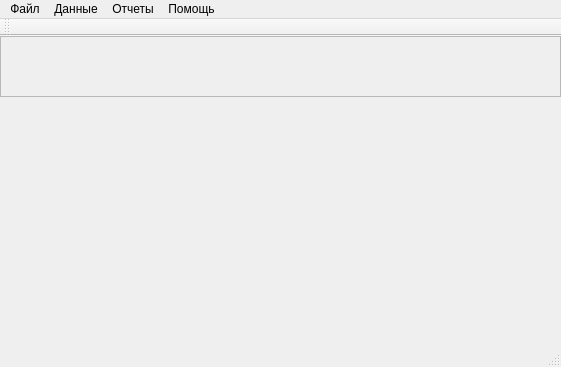
<?xml version="1.0" encoding="UTF-8"?>
<ui version="4.0">
 <class>VOIMembers</class>
 <widget class="QMainWindow" name="VOIMembers">
  <property name="geometry">
   <rect>
    <x>0</x>
    <y>0</y>
    <width>561</width>
    <height>367</height>
   </rect>
  </property>
  <property name="windowTitle">
   <string>VOIMembers</string>
  </property>
  <widget class="QWidget" name="centralWidget">
   <widget class="QFrame" name="frame">
    <property name="geometry">
     <rect>
      <x>0</x>
      <y>0</y>
      <width>561</width>
      <height>61</height>
     </rect>
    </property>
    <property name="frameShape">
     <enum>QFrame::StyledPanel</enum>
    </property>
    <property name="frameShadow">
     <enum>QFrame::Raised</enum>
    </property>
   </widget>
  </widget>
  <widget class="QMenuBar" name="menuBar">
   <property name="geometry">
    <rect>
     <x>0</x>
     <y>0</y>
     <width>561</width>
     <height>21</height>
    </rect>
   </property>
   <widget class="QMenu" name="menu">
    <property name="title">
     <string>Файл</string>
    </property>
    <addaction name="action_8"/>
    <addaction name="action_9"/>
    <addaction name="action_10"/>
   </widget>
   <widget class="QMenu" name="menu_2">
    <property name="title">
     <string>Данные</string>
    </property>
    <addaction name="action_11"/>
    <addaction name="action_12"/>
    <addaction name="action_13"/>
    <addaction name="separator"/>
    <addaction name="action_16"/>
    <addaction name="action_15"/>
    <addaction name="action_17"/>
    <addaction name="separator"/>
    <addaction name="action_18"/>
    <addaction name="separator"/>
    <addaction name="action_19"/>
    <addaction name="separator"/>
    <addaction name="action_20"/>
    <addaction name="action_21"/>
    <addaction name="action_22"/>
    <addaction name="separator"/>
    <addaction name="action_23"/>
    <addaction name="action_24"/>
   </widget>
   <widget class="QMenu" name="menu_3">
    <property name="title">
     <string>Отчеты</string>
    </property>
   </widget>
   <widget class="QMenu" name="menu_4">
    <property name="title">
     <string>Помощь</string>
    </property>
    <addaction name="action"/>
    <addaction name="action_6"/>
    <addaction name="separator"/>
    <addaction name="action_2"/>
    <addaction name="action_3"/>
    <addaction name="separator"/>
    <addaction name="action_7"/>
    <addaction name="action_30"/>
   </widget>
   <addaction name="menu"/>
   <addaction name="menu_2"/>
   <addaction name="menu_3"/>
   <addaction name="menu_4"/>
  </widget>
  <widget class="QToolBar" name="mainToolBar">
   <attribute name="toolBarArea">
    <enum>TopToolBarArea</enum>
   </attribute>
   <attribute name="toolBarBreak">
    <bool>false</bool>
   </attribute>
  </widget>
  <widget class="QStatusBar" name="statusBar"/>
  <action name="action">
   <property name="text">
    <string>Справка</string>
   </property>
  </action>
  <action name="action_2">
   <property name="text">
    <string>Техинфо</string>
   </property>
  </action>
  <action name="action_3">
   <property name="text">
    <string>Обмен данными</string>
   </property>
  </action>
  <action name="action_6">
   <property name="text">
    <string>О программе</string>
   </property>
  </action>
  <action name="action_7">
   <property name="text">
    <string>Проверить обновление</string>
   </property>
  </action>
  <action name="action_8">
   <property name="text">
    <string>Открыть</string>
   </property>
  </action>
  <action name="action_9">
   <property name="text">
    <string>Импорт</string>
   </property>
  </action>
  <action name="action_10">
   <property name="text">
    <string>Экспорт</string>
   </property>
  </action>
  <action name="action_11">
   <property name="text">
    <string>Карточка</string>
   </property>
   <property name="shortcut">
    <string>Return</string>
   </property>
  </action>
  <action name="action_12">
   <property name="text">
    <string>Добавить запись</string>
   </property>
  </action>
  <action name="action_13">
   <property name="text">
    <string>Удалить запись</string>
   </property>
  </action>
  <action name="action_15">
   <property name="text">
    <string>Фильтры...</string>
   </property>
  </action>
  <action name="action_16">
   <property name="text">
    <string>Фильтры по текущему значению</string>
   </property>
  </action>
  <action name="action_17">
   <property name="text">
    <string>Сбросить фильтры</string>
   </property>
  </action>
  <action name="action_18">
   <property name="text">
    <string>Групповое редактирование</string>
   </property>
  </action>
  <action name="action_19">
   <property name="text">
    <string>Искать дальше</string>
   </property>
   <property name="shortcut">
    <string>F3</string>
   </property>
  </action>
  <action name="action_20">
   <property name="text">
    <string>Сортировать по возрастанию</string>
   </property>
  </action>
  <action name="action_21">
   <property name="text">
    <string>Сортировать по убыванию</string>
   </property>
  </action>
  <action name="action_22">
   <property name="text">
    <string>Без сортировки</string>
   </property>
  </action>
  <action name="action_23">
   <property name="text">
    <string>Запоминать организацию</string>
   </property>
  </action>
  <action name="action_24">
   <property name="text">
    <string>Редактировать организацию</string>
   </property>
  </action>
  <action name="action_30">
   <property name="text">
    <string>Техподдержка</string>
   </property>
  </action>
 </widget>
 <layoutdefault spacing="6" margin="11"/>
 <resources/>
 <connections/>
</ui>
